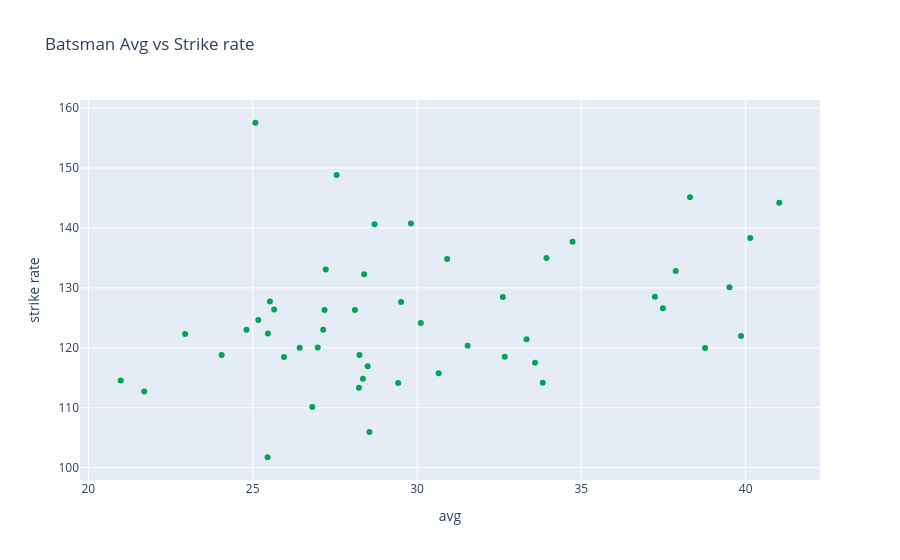

Notebook code cell kept with this figure:
### Markdown cell above
### color

### Code cell
#       
trace1 = go.Scatter(x= batsman_df['avg'], y = batsman_df['strike_rate'],
                    mode='markers', text=batsman_df['batsman'],
                    marker={'color': "#00a558"} # colour of the plots
                    )
data = [trace1]
layout = go.Layout(
    title= 'Batsman Avg vs Strike rate ',
    xaxis={'title': 'avg'},         # xlabel (x axis ) name 
    yaxis={'title': 'strike rate'}   # y label(y axis ) name 
    )
fig = go.Figure(data = data ,layout= layout)
fig.show()

### Figure 1 — Plotly figure (JSON) as saved in the notebook; plotly's stock layout.template omitted (floating-point values rounded to 4 significant figures)
{"data": [{"marker": {"color": "#00a558"}, "mode": "markers", "text": ["AB de Villiers", "AC Gilchrist", "AJ Finch", "AM Rahane", "AT Rayudu", "BB McCullum", "BJ Hodge", "CH Gayle", "DA Miller", "DA Warner", "DJ Bravo", "DJ Hussey", "DPMD Jayawardene", "DR Smith", "F du Plessis", "G Gambhir", "GJ Maxwell", "JH Kallis", "JP Duminy", "KA Pollard", "KC Sangakkara", "KD Karthik", "KK Nair", "M Vijay", "MEK Hussey", "MK Pandey", "MK Tiwary", "MS Dhoni", "NV Ojha", "PA Patel", "R Dravid", "RA Jadeja", "RG Sharma", "RV Uthappa", "S Badrinath", "S Dhawan", "SC Ganguly", "SE Marsh", "SK Raina", "SPD Smith", "SR Tendulkar", "SR Watson", "SS Tiwary", "SV Samson", "TM Dilshan", "V Kohli", "V Sehwag", "WP Saha", "YK Pathan", "Yuvraj Singh"], "type": "scatter", "x": [38.31, 27.22, 27.19, 33.59, 27.15, 28.11, 33.33, 41.02, 34.73, 40.14, 22.95, 26.98, 28.25, 28.39, 30.12, 31.54, 25.08, 28.55, 39.86, 28.71, 25.95, 24.81, 25.17, 26.43, 38.76, 28.5, 29.43, 37.87, 20.99, 21.7, 28.23, 24.06, 32.61, 29.52, 30.66, 32.67, 25.45, 39.51, 33.94, 37.24, 33.83, 30.92, 28.36, 25.46, 26.81, 37.48, 27.56, 25.52, 29.82, 25.65], "y": [145.1, 133.1, 126.3, 117.5, 123.0, 126.3, 121.4, 144.2, 137.7, 138.3, 122.3, 120.1, 118.8, 132.3, 124.2, 120.4, 157.6, 105.9, 122.0, 140.6, 118.5, 123.0, 124.7, 120.0, 120.0, 116.9, 114.1, 132.8, 114.5, 112.7, 113.3, 118.8, 128.5, 127.6, 115.7, 118.5, 101.7, 130.1, 135.0, 128.5, 114.2, 134.8, 114.9, 122.4, 110.1, 126.6, 148.8, 127.7, 140.8, 126.4]}], "layout": {"title": {"text": "Batsman Avg vs Strike rate "}, "xaxis": {"title": {"text": "avg"}}, "yaxis": {"title": {"text": "strike rate"}}}}
